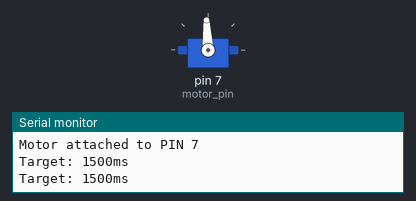
A sketch run on a simulated Arduino Mega 2560, built with avr-gcc and run on an emulated ATmega2560. Parts: servo, the last lines printed to the serial monitor.

Above: at 0.1 s.
At 12.53 s:
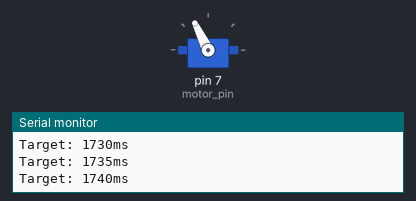
At 15.18 s:
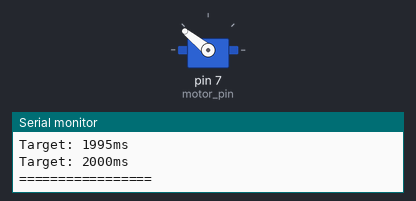
At 35.54 s:
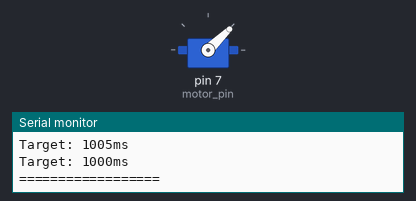
Timing chart, 0 to 40.0 s (numbered marks = the images above):
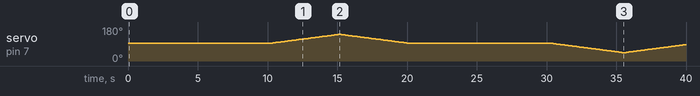

Measured:
- by itself, servo on pin 7 (motor_pin): 93° → 94° at 10.2 s, → 95° 0.10 s later, → 96° 0.10 s later, → 97° 0.10 s later, … (188 changes in this stretch)

The sketch:

motortest_forward_mid_backward.ino
```cpp
#include <Servo.h>
#include "drive_state.h"

int mapRatioOnIntRange(float ratio, int min, int max)
{
  const int value_range = max - min;
  return min + static_cast<int>(static_cast<float>(value_range) * ratio + 0.5f);
}

// serial output
const int baud_rate = 9600;

// should be MEGA's pin "PWM7"
const int motor_pin= 7;
// expects input like a servo, so we can use the servo lib
Servo motor_controller;

// use calibration sketch to get these
const int pulse_width_max_speed_backwards = 1000;
const int pulse_width_stop = 1500;
const int pulse_width_max_speed_forward = 2000;

// speed at which state changes
const float speed_percentage_increment = 0.01;
const int delay_duration = 50;
const int stop_duration = 200;

DriveState current_drive_state = DriveState::StopAfterBackwardMovement;
float current_speed = 0.0; // speed between 0 and 1, gets mapped on min/max speed values
int stop_counter = 0; // counter used to standstill for a defined duration

void setup()
{
  // I/O
  Serial.begin(baud_rate);

  // motor output
  Serial.println("Setting up motor");
  motor_controller.attach(motor_pin);
  motor_controller.writeMicroseconds(pulse_width_stop);
  Serial.print("Motor attached to PIN ");
  Serial.println(motor_pin);
}

void loop()
{
  int motor_pulse_width = pulse_width_stop; // will be overwritten later

  switch (current_drive_state)
  {
  case DriveState::StopAfterBackwardMovement:
  case DriveState::StopAfterForwardMovement:
    motor_pulse_width = pulse_width_stop;
    stop_counter += 1;
    if (stop_counter > stop_duration)
    {
      current_drive_state = transition(current_drive_state);
      stop_counter = 0;
    }
    break;

  case DriveState::ForwardAccelerate:
    current_speed += speed_percentage_increment;
    if (current_speed >= 1.0f)
    {
      current_speed = 1.0f;
      current_drive_state = transition(current_drive_state);
    }
    motor_pulse_width = mapRatioOnIntRange(current_speed, pulse_width_stop, pulse_width_max_speed_forward);
    break;

  case DriveState::ForwardDecelerate:
    current_speed -= speed_percentage_increment;
    if (current_speed <= 0.0f)
    {
      current_speed = 0.0f;
      current_drive_state = transition(current_drive_state);
    }
    motor_pulse_width = mapRatioOnIntRange(current_speed, pulse_width_stop, pulse_width_max_speed_forward);
    break;

  case DriveState::BackwardAccelerate:
    current_speed += speed_percentage_increment;
    if (current_speed >= 1.0f)
    {
      current_speed = 1.0f;
      current_drive_state = transition(current_drive_state);
    }
    motor_pulse_width = mapRatioOnIntRange(1.0f - current_speed, pulse_width_max_speed_backwards, pulse_width_stop);
    break;

  case DriveState::BackwardDecelerate:
    current_speed -= speed_percentage_increment;
    if (current_speed <= 0.0f)
    {
      current_speed = 0.0f;
      current_drive_state = transition(current_drive_state);
    }
    motor_pulse_width = mapRatioOnIntRange(1.0f - current_speed, pulse_width_max_speed_backwards, pulse_width_stop);
    break;
  }

  Serial.print("Target: ");
  Serial.print(motor_pulse_width);
  Serial.print("ms");
  Serial.println();
  motor_controller.writeMicroseconds(motor_pulse_width);

  // setup next loop
  delay(delay_duration);
}
```

drive_state.h
```cpp
//! possible program states
enum DriveState
{
  StopAfterBackwardMovement = 0,
  ForwardAccelerate = 1,
  ForwardDecelerate = 2,
  StopAfterForwardMovement = 3,
  BackwardAccelerate = 4,
  BackwardDecelerate = 5,
};

//! Defines transitions from the current drive state to the next drive state.
DriveState transition(DriveState currentDriveState)
{
  switch(currentDriveState)
  {
  case DriveState::StopAfterBackwardMovement:
    Serial.println("=================");
    Serial.println("ForwardAccelerate");
    Serial.println("=================");
    return DriveState::ForwardAccelerate;
  case DriveState::ForwardAccelerate:
    Serial.println("=================");
    Serial.println("ForwardDecelerate");
    Serial.println("=================");
    return DriveState::ForwardDecelerate;
  case DriveState::ForwardDecelerate:
    Serial.println("========================");
    Serial.println("StopAfterForwardMovement");
    Serial.println("========================");
    return DriveState::StopAfterForwardMovement;
  case DriveState::StopAfterForwardMovement:
    Serial.println("==================");
    Serial.println("BackwardAccelerate");
    Serial.println("==================");
    return DriveState::BackwardAccelerate;
  case DriveState::BackwardAccelerate:
    Serial.println("==================");
    Serial.println("BackwardDecelerate");
    Serial.println("==================");
    return DriveState::BackwardDecelerate;
  case DriveState::BackwardDecelerate:
    Serial.println("=========================");
    Serial.println("StopAfterBackwardMovement");
    Serial.println("=========================");
    return DriveState::StopAfterBackwardMovement;
  }
  Serial.println("=====================");
  Serial.println("ERROR: INVALID STATE!");
  Serial.println("=====================");
  return DriveState::StopAfterBackwardMovement;
}
```
